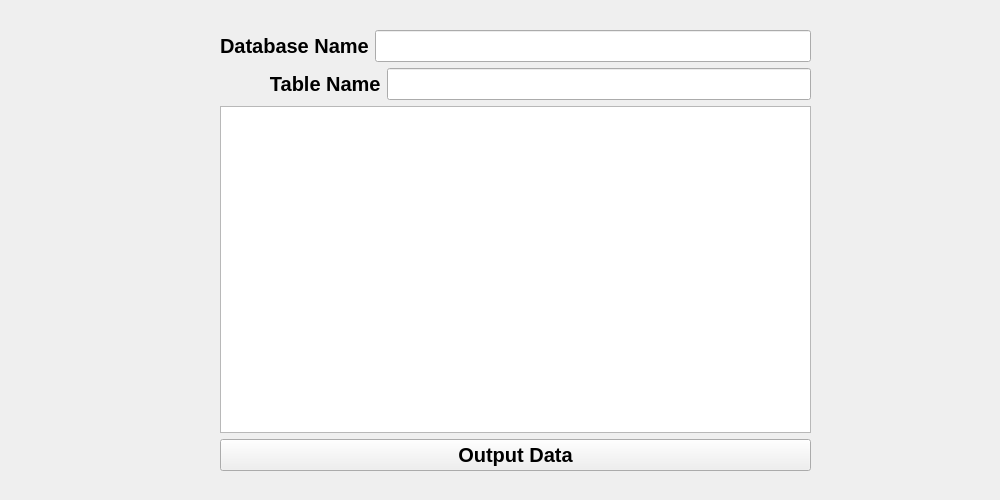
<?xml version="1.0" encoding="UTF-8"?>
<ui version="4.0">
 <class>Form</class>
 <widget class="QWidget" name="Form">
  <property name="geometry">
   <rect>
    <x>0</x>
    <y>0</y>
    <width>1000</width>
    <height>500</height>
   </rect>
  </property>
  <property name="windowTitle">
   <string>Output Data with Qt Desginer</string>
  </property>
  <widget class="QWidget" name="">
   <property name="geometry">
    <rect>
     <x>220</x>
     <y>30</y>
     <width>591</width>
     <height>441</height>
    </rect>
   </property>
   <layout class="QVBoxLayout" name="verticalLayout_2">
    <item>
     <layout class="QHBoxLayout" name="horizontalLayout">
      <item>
       <widget class="QLabel" name="label">
        <property name="font">
         <font>
          <pointsize>15</pointsize>
          <bold>true</bold>
         </font>
        </property>
        <property name="text">
         <string>Database Name</string>
        </property>
       </widget>
      </item>
      <item>
       <widget class="QLineEdit" name="dbname_lineEdit">
        <property name="font">
         <font>
          <pointsize>15</pointsize>
         </font>
        </property>
       </widget>
      </item>
     </layout>
    </item>
    <item>
     <layout class="QHBoxLayout" name="horizontalLayout_2">
      <item>
       <widget class="QLabel" name="label_2">
        <property name="font">
         <font>
          <pointsize>15</pointsize>
          <bold>true</bold>
         </font>
        </property>
        <property name="text">
         <string>         Table Name</string>
        </property>
       </widget>
      </item>
      <item>
       <widget class="QLineEdit" name="tbname_lineEdit">
        <property name="font">
         <font>
          <pointsize>15</pointsize>
         </font>
        </property>
       </widget>
      </item>
     </layout>
    </item>
    <item>
     <layout class="QVBoxLayout" name="verticalLayout">
      <item>
       <widget class="QTableWidget" name="tableWidget">
        <property name="font">
         <font>
          <pointsize>15</pointsize>
         </font>
        </property>
       </widget>
      </item>
      <item>
       <widget class="QPushButton" name="pushButton">
        <property name="font">
         <font>
          <pointsize>15</pointsize>
          <bold>true</bold>
         </font>
        </property>
        <property name="text">
         <string>Output Data</string>
        </property>
       </widget>
      </item>
     </layout>
    </item>
   </layout>
  </widget>
 </widget>
 <resources/>
 <connections/>
</ui>
